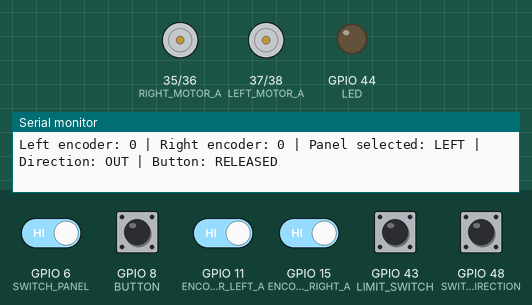
Recording of a sketch running on a simulated ESP32-S3. On the bench: motor-driver pin pairs drawn as motors (green arrow = first pin HIGH = forward, orange = second pin HIGH = backward, longer = more drive), output pins drawn as LEDs (lit = HIGH), the last lines printed to the serial monitor. Inputs (shaded band) come from the test bench; at power-on: GPIO 6 (SWITCH_PANEL), GPIO 8 (BUTTON), GPIO 11 (ENCODER_LEFT_A), GPIO 15 (ENCODER_RIGHT_A), GPIO 43 (LIMIT_SWITCH), GPIO 48 (SWITCH_DIRECTION) HIGH.

Above: at 1.2 s.
1.3 s: GPIO 8 (BUTTON) pulled LOW for 0.15 s
At 1.39 s:
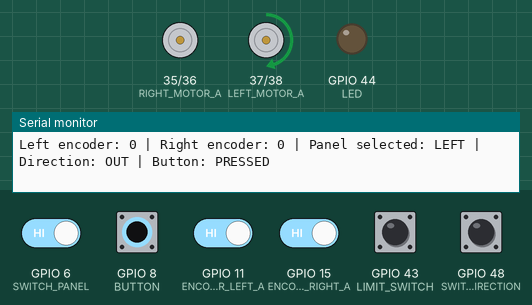
2.9 s: GPIO 43 (LIMIT_SWITCH) pulled LOW for 0.15 s
At 2.98 s:
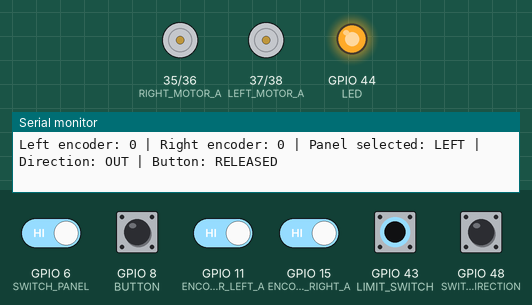
10.8 s: GPIO 6 (SWITCH_PANEL) driven LOW and GPIO 8 (BUTTON) driven LOW
At 11.7 s:
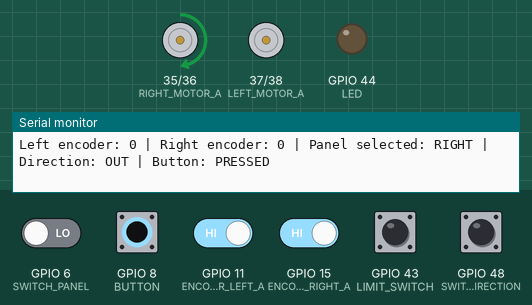
Timing chart, 0 to 13.3 s (numbered marks = the images above; inputs shaded):
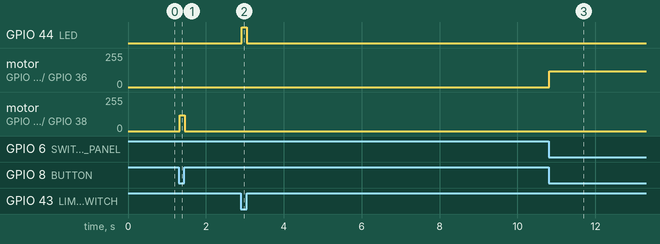

The sketch:

SlidingPanels.ino
```cpp
// AUTHORS: Maryam, Anthony, Austin, Jasmin
// this is a test

// pin constants

#define BUTTON                8
#define SWITCH_PANEL          6      // direction switch motor 1
#define SWITCH_DIRECTION      48      // direction switch motor 2

#define LEFT_MOTOR_A          37      // motor1 pin A
#define LEFT_MOTOR_B          38       // motor1 pin B
#define RIGHT_MOTOR_A         35       // motor2 pin A
#define RIGHT_MOTOR_B         36       // motor2 pin B

#define ENCODER_LEFT_A       11
#define ENCODER_LEFT_B       12
#define ENCODER_RIGHT_A      15
#define ENCODER_RIGHT_B      16

#define LIMIT_SWITCH         43
#define LED                  44

// device specification constants
const int pinionRadius = 1; // in cm
const int pinionPitch = 0.2; // in cm
const int panelLength = 20; // in cm

// PWM stuff (also constants)

const int cPWMRes = 8;                    // bit resolution for PWM
const int cMinPWM = 120;                  // PWM value for minimum speed that turns motor
const int cMaxPWM = pow(2, cPWMRes) - 1;  // PWM value for maximum speed (255 in this case)

//encoder software limits

const long LEFT_PANEL_MIN  = 0;      // fully retracted
const long LEFT_PANEL_MAX  = 5000;   // fully extended

const long RIGHT_PANEL_MIN = 0;      // fully retracted
const long RIGHT_PANEL_MAX = 5000;   // fully extended

// system variables

int position = 0;
int iLeftMotorRunning = 0;
int iRightMotorRunning = 0;

// encoder variables
volatile long leftEncoderCount = 0;
volatile long rightEncoderCount = 0;

// encoder interrupt routines
void IRAM_ATTR leftEncoderISR()
{
  bool a = digitalRead(ENCODER_LEFT_A);
  bool b = digitalRead(ENCODER_LEFT_B);

  if (a == b)
    leftEncoderCount++;
  else
    leftEncoderCount--;
}

void IRAM_ATTR rightEncoderISR()
{
  bool a = digitalRead(ENCODER_RIGHT_A);
  bool b = digitalRead(ENCODER_RIGHT_B);

  if (a == b)
    rightEncoderCount--;
  else
    rightEncoderCount++;
}

// helper functions to read / clear encoders

long getLeftEncoderCount()
{
  noInterrupts();
  long count = leftEncoderCount;
  interrupts();
  return count;
}

long getRightEncoderCount()
{
  noInterrupts();
  long count = rightEncoderCount;
  interrupts();
  return count;
}

void clearLeftEncoder()
{
  noInterrupts();
  leftEncoderCount = 0;
  interrupts();
}

void clearRightEncoder()
{
  noInterrupts();
  rightEncoderCount = 0;
  interrupts();
}

// helper function to stop motors, might separate into left and right
void stopAllMotors()
{
  analogWrite(LEFT_MOTOR_A, 0);
  analogWrite(LEFT_MOTOR_B, 0);
  analogWrite(RIGHT_MOTOR_A, 0);
  analogWrite(RIGHT_MOTOR_B, 0);
}

// helper function, move left motor
// if bool directionOut == true, move out
// if bool direction Out == false, move in
void driveLeftMotor(bool directionOut, int pwmValue)
{
  if (directionOut)
  {
    analogWrite(LEFT_MOTOR_A, pwmValue);
    analogWrite(LEFT_MOTOR_B, 0);
  }
  else
  {
    analogWrite(LEFT_MOTOR_A, 0);
    analogWrite(LEFT_MOTOR_B, pwmValue);
  }
}

// same as above, but for right motor
void driveRightMotor(bool directionOut, int pwmValue)
{
  if (directionOut)
  {
    analogWrite(RIGHT_MOTOR_A, pwmValue);
    analogWrite(RIGHT_MOTOR_B, 0);
  }
  else
  {
    analogWrite(RIGHT_MOTOR_A, 0);
    analogWrite(RIGHT_MOTOR_B, pwmValue);
  }
}

void setup() {
  Serial.begin(115200); //115200 baud is elite, is faster


  // motor and output pins
  pinMode(LEFT_MOTOR_A, OUTPUT);
  pinMode(LEFT_MOTOR_B, OUTPUT);
  pinMode(RIGHT_MOTOR_A, OUTPUT);
  pinMode(RIGHT_MOTOR_B, OUTPUT);
  pinMode(LED, OUTPUT);

  // input pins
  pinMode(SWITCH_PANEL, INPUT_PULLUP);
  pinMode(SWITCH_DIRECTION, INPUT_PULLUP);
  pinMode(BUTTON, INPUT_PULLUP);
  pinMode(LIMIT_SWITCH, INPUT_PULLUP);

  // setup encoder objects
  pinMode(ENCODER_LEFT_A, INPUT_PULLUP);
  pinMode(ENCODER_LEFT_B, INPUT_PULLUP);
  pinMode(ENCODER_RIGHT_A, INPUT_PULLUP);
  pinMode(ENCODER_RIGHT_B, INPUT_PULLUP);

  attachInterrupt(digitalPinToInterrupt(ENCODER_LEFT_A), leftEncoderISR, CHANGE);
  attachInterrupt(digitalPinToInterrupt(ENCODER_RIGHT_A), rightEncoderISR, CHANGE);

  // zero encoders at setup (both panels need to be at fully "in" state at startup
  clearLeftEncoder();
  clearRightEncoder();

  stopAllMotors(); //duh

  // debuggery
  Serial.println("Sliding panel controller started.");
}

void loop() {

  // read inputs
  int buttonState = digitalRead(BUTTON);
  int panelSelectState = digitalRead(SWITCH_PANEL);
  int directionState = digitalRead(SWITCH_DIRECTION);

  // low means button is pressed (pullup)
  bool buttonPressed = (buttonState == LOW);

  // switch panel high is left panel
  bool moveLeftPanel = (panelSelectState == HIGH);

  // switch direction high means move out
  bool moveOutward = (directionState == HIGH);

  // update + read encoders
  long leftPos = getLeftEncoderCount();
  long rightPos = getRightEncoderCount();

  // default state is not moving
  stopAllMotors();

  // limit switch check
  int limitState = digitalRead(LIMIT_SWITCH);
  if (limitState == LOW) {
    digitalWrite(LED, HIGH);
  }
  else {
    digitalWrite(LED, LOW);
  }

  // logic to move panels executes when button pressed
  if (buttonPressed)
  {
    // left panel logic
    if (moveLeftPanel)
    {
      if (moveOutward)
      {
        // extend left panel only if below max limit
        if (leftPos < LEFT_PANEL_MAX)
        {
          driveLeftMotor(true, cMinPWM);
        }
        else
        {
          stopAllMotors();  // software stop at limit
        }
      }
      else
      {
        // retract left panel only if above min limit
        if (leftPos > LEFT_PANEL_MIN)
        {
          driveLeftMotor(false, cMinPWM);
        }
        else
        {
          stopAllMotors();  // software stop at limit
        }
      }
    }
    else
    {
      // right panel logic
      if (moveOutward)
      {
        // extend right panel only if below max limit
        if (rightPos < RIGHT_PANEL_MAX)
        {
          driveRightMotor(true, cMinPWM);
        }
        else
        {
          stopAllMotors();  // software stop at limit
        }
      }
      else
      {
        // retract right panel only if above min limit
        if (rightPos > RIGHT_PANEL_MIN)
        {
          driveRightMotor(false, cMinPWM);
        }
        else
        {
          stopAllMotors();  // software stop at limit
        }
      }
    }
  }

  // print statements for debugging (chat gave me these)
  Serial.print("Left encoder: ");
  Serial.print(leftPos);
  Serial.print(" | Right encoder: ");
  Serial.print(rightPos);
  Serial.print(" | Panel selected: ");
  Serial.print(moveLeftPanel ? "LEFT" : "RIGHT");
  Serial.print(" | Direction: ");
  Serial.print(moveOutward ? "OUT" : "IN");
  Serial.print(" | Button: ");
  Serial.println(buttonPressed ? "PRESSED" : "RELEASED");

  delay(20);
}
```

Measured:
- after the input at 1.3 s, motor on GPIO 37 (LEFT_MOTOR_A) / GPIO 38 (LEFT_MOTOR_B): stopped → forward 120/255 at once, → stopped 0.14 s later
- after the input at 2.9 s, GPIO 44 (LED): LOW → HIGH at once, → LOW 0.14 s later
- after the input at 10.8 s, motor on GPIO 35 (RIGHT_MOTOR_A) / GPIO 36 (RIGHT_MOTOR_B): stopped → forward 120/255 at once
